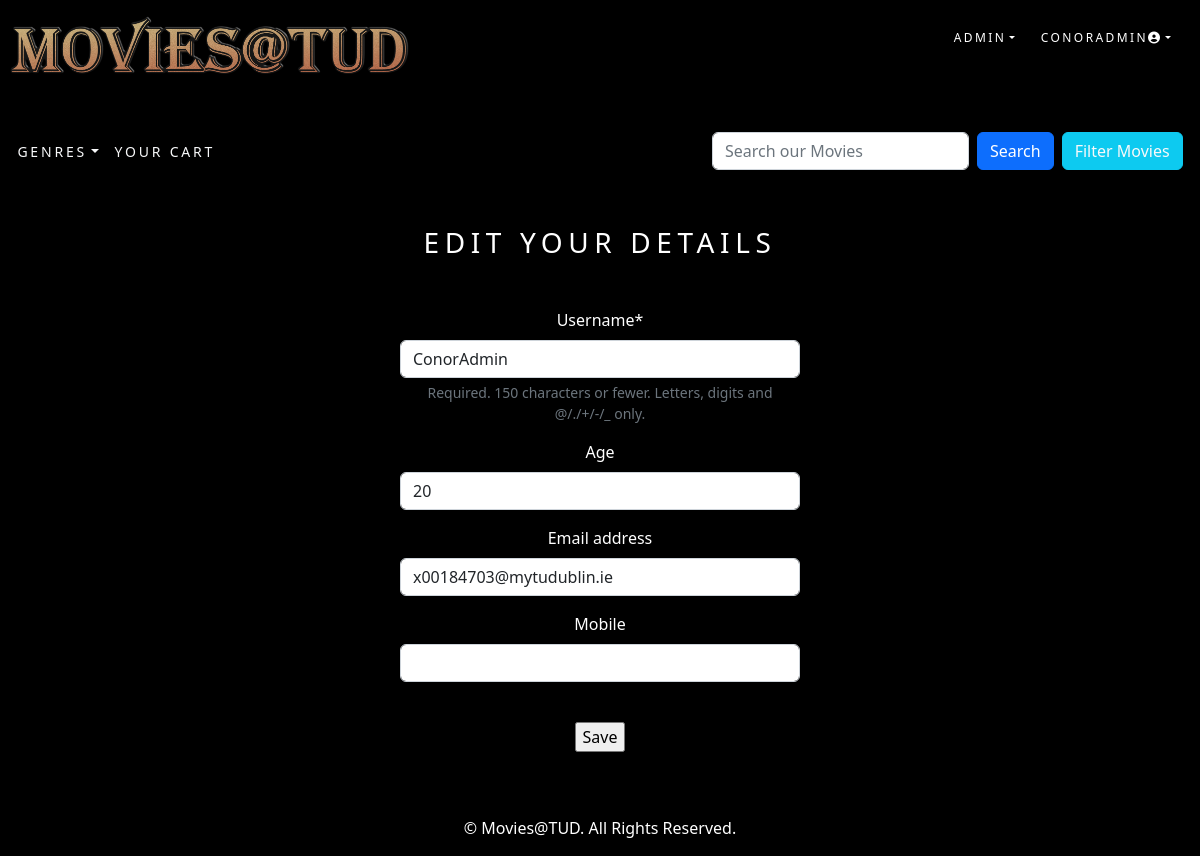
/accounts/edit_profile/ (signed in), run on the app's committed database.
### accounts/models.py (models this page shows)
class CustomUser(AbstractUser):
    age = models.PositiveIntegerField(null=True, blank=True)
    mobile = models.CharField(max_length=15, blank=True, null=True)

### accounts/views.py (the view, shortened to what this page needs)
# urls.py: path('edit_profile/', UserUpdateView.as_view(), name='edit_profile'),
class UserUpdateView(UpdateView):
    model = CustomUser
    template_name = 'edit_profile.html'
    fields = ['username', 'age', 'email', 'mobile']
    success_url = reverse_lazy('cinema:all_products')
    def get_object(self, queryset=None):
        return self.request.user

### accounts/templatetags/auth_extras.py (called while the page is built)
@register.filter(name='has_group')
def has_group(user, group_name):
    group = Group.objects.get(name=group_name)
    return True if group in user.groups.all() else False

### cart/context_processors.py (called while the page is built)
def counter(request):
    item_count = 0
    if 'admin' in request.path:
        return {}
    else:
        try:
            cart = Cart.objects.filter(cart_id=_cart_id(request))
            cart_items = MovieCartItem.objects.all().filter(cart=cart[:1])
            for cart_item in cart_items:
                item_count += cart_item.numSeats
            cart_items = ExtraCartItem.objects.all().filter(cart=cart[:1])
            for cart_item in cart_items:
                item_count += cart_item.quantity
        except Cart.DoesNotExist:
            item_count = 0
    return {'item_count':item_count}

### cart/views.py (called while the page is built)
def _cart_id(request):
    cart = request.session.session_key
    if not cart:
        cart = request.session.create()
    return cart

### cinema/context_processors.py (called while the page is built)
def menu_links(request):
    links = Category.objects.all()
    return {'links':links}

### cinema/models.py (called while the page is built)
    def get_absolute_url(self):
        return reverse('cinema:products_by_category', args=[self.id])

### accounts/templates/edit_profile.html (shortened to what this page needs)
{% extends 'base.html' %}
{% load crispy_forms_tags %}
{% block content %}
<div class="container mt-4">
    <br>
    <div class="text-center">
        <h1 class="mb-5 my_title fs-3">Edit Your Details</h1>
        <form action="" method="post" enctype="multipart/form-data" class="m-auto" style="width: 400px;">{% csrf_token %}
            <p>{{ form | crispy }}</p>
            <br>
            <input type="submit" value="Save">
        </form>
        <br><br>
        {% endblock content %}

### cinema/templates/top-navbar.html (shortened to what this page needs)
{% load static %}
{% load auth_extras %}
<div class="my_custom_menu bg-black">
    <div class="my_logo text-align left mt-3 mb-5">
        <a href="{% url 'cinema:all_products' %}"><img src="{% static 'images/Logo.png' %}" width="400" height="60" alt="Logo"></a>
    </div>
    <ul class="mt-4">
        {% if user.is_authenticated %}
            {% if user|has_group:"Admin" %}
                <li>
                    <a href="#" class="dropdown-toggle" data-bs-toggle="dropdown" aria-haspopup="true" aria-expanded="false">ADMIN</a>
                </li>
                <li>
                    <a href="#" class="dropdown-toggle" data-bs-toggle="dropdown" aria-haspopup="true" aria-expanded="false">{{ user.username }}<i class="fas fa-user-circle"></i></a>
                </li>
            {% endif %}
        {% endif %}
    </ul>
</div>

### static/css/custom.css (style rules this page uses)
.my_title { font-size: 16px; text-transform: uppercase; letter-spacing: .2em; }
.my_custom_menu { text-align: right !important; display: flex; justify-content: space-between; margin-left: -3% !important; margin-right: -3% !important; }
.my_custom_menu ul { background-color: black; }
.my_custom_menu ul li { list-style: none; color: white; text-transform: uppercase; letter-spacing: .2em; font-size: 12px; padding-right: 20px; display: inline; }
.my_custom_menu ul li a { text-decoration: none; color: white; list-style: none; text-transform: uppercase; letter-spacing: .2em; font-size: 12px; }
.my_logo { display: flex; }

### cinema/templates/base.html (style rules this page uses)
body { background-color: black; color: white; }

### data on the page
CustomUser: username "CONORADMIN", username "ConorAdmin", age "20", email "x00184703@mytudublin.ie"
